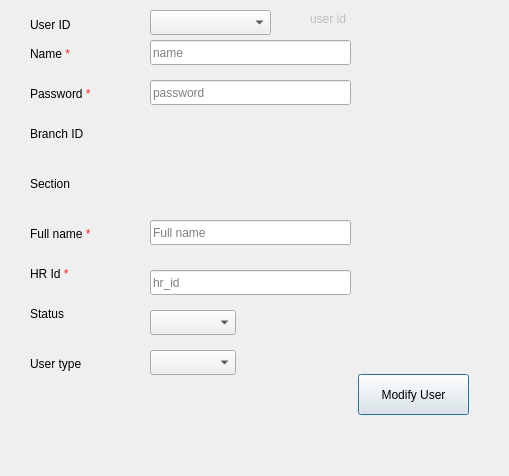
<?xml version="1.0" encoding="UTF-8"?>
<ui version="4.0">
 <class>Dialog</class>
 <widget class="QDialog" name="Dialog">
  <property name="geometry">
   <rect>
    <x>0</x>
    <y>0</y>
    <width>509</width>
    <height>476</height>
   </rect>
  </property>
  <property name="minimumSize">
   <size>
    <width>509</width>
    <height>476</height>
   </size>
  </property>
  <property name="maximumSize">
   <size>
    <width>509</width>
    <height>476</height>
   </size>
  </property>
  <property name="windowTitle">
   <string>User</string>
  </property>
  <widget class="QLineEdit" name="LE_name">
   <property name="geometry">
    <rect>
     <x>150</x>
     <y>40</y>
     <width>201</width>
     <height>25</height>
    </rect>
   </property>
   <property name="placeholderText">
    <string>name</string>
   </property>
  </widget>
  <widget class="QLineEdit" name="LE_password">
   <property name="geometry">
    <rect>
     <x>150</x>
     <y>80</y>
     <width>201</width>
     <height>25</height>
    </rect>
   </property>
   <property name="text">
    <string/>
   </property>
   <property name="maxLength">
    <number>32767</number>
   </property>
   <property name="echoMode">
    <enum>QLineEdit::Password</enum>
   </property>
   <property name="placeholderText">
    <string>password</string>
   </property>
  </widget>
  <widget class="QLineEdit" name="LE_hrId">
   <property name="geometry">
    <rect>
     <x>150</x>
     <y>270</y>
     <width>201</width>
     <height>25</height>
    </rect>
   </property>
   <property name="text">
    <string/>
   </property>
   <property name="maxLength">
    <number>32767</number>
   </property>
   <property name="placeholderText">
    <string>hr_id</string>
   </property>
  </widget>
  <widget class="QLineEdit" name="LE_fullName">
   <property name="geometry">
    <rect>
     <x>150</x>
     <y>220</y>
     <width>201</width>
     <height>25</height>
    </rect>
   </property>
   <property name="placeholderText">
    <string>Full name</string>
   </property>
  </widget>
  <widget class="QComboBox" name="CMB_userType">
   <property name="geometry">
    <rect>
     <x>150</x>
     <y>350</y>
     <width>86</width>
     <height>25</height>
    </rect>
   </property>
  </widget>
  <widget class="QComboBox" name="CMB_userStatus">
   <property name="geometry">
    <rect>
     <x>150</x>
     <y>310</y>
     <width>86</width>
     <height>25</height>
    </rect>
   </property>
  </widget>
  <widget class="QPushButton" name="BTN_modifyUser">
   <property name="geometry">
    <rect>
     <x>358</x>
     <y>374</y>
     <width>111</width>
     <height>41</height>
    </rect>
   </property>
   <property name="font">
    <font>
     <pointsize>9</pointsize>
    </font>
   </property>
   <property name="text">
    <string>Modify User</string>
   </property>
  </widget>
  <widget class="QLabel" name="label_9">
   <property name="geometry">
    <rect>
     <x>30</x>
     <y>10</y>
     <width>99</width>
     <height>29</height>
    </rect>
   </property>
   <property name="text">
    <string>User ID</string>
   </property>
  </widget>
  <widget class="QComboBox" name="CMB_userName">
   <property name="geometry">
    <rect>
     <x>150</x>
     <y>10</y>
     <width>121</width>
     <height>25</height>
    </rect>
   </property>
  </widget>
  <widget class="QLabel" name="LB_userID">
   <property name="enabled">
    <bool>false</bool>
   </property>
   <property name="geometry">
    <rect>
     <x>310</x>
     <y>10</y>
     <width>151</width>
     <height>17</height>
    </rect>
   </property>
   <property name="frameShape">
    <enum>QFrame::NoFrame</enum>
   </property>
   <property name="text">
    <string>user id</string>
   </property>
  </widget>
  <widget class="QLabel" name="label_6">
   <property name="geometry">
    <rect>
     <x>30</x>
     <y>40</y>
     <width>99</width>
     <height>29</height>
    </rect>
   </property>
   <property name="text">
    <string>&lt;html&gt;&lt;head/&gt;&lt;body&gt;&lt;p&gt;Name &lt;span style=&quot; color:#ef2929;&quot;&gt;*&lt;/span&gt;&lt;/p&gt;&lt;/body&gt;&lt;/html&gt;</string>
   </property>
  </widget>
  <widget class="QLabel" name="label_4">
   <property name="geometry">
    <rect>
     <x>30</x>
     <y>260</y>
     <width>99</width>
     <height>29</height>
    </rect>
   </property>
   <property name="text">
    <string>&lt;html&gt;&lt;head/&gt;&lt;body&gt;&lt;p&gt;HR Id &lt;span style=&quot; color:#ef2929;&quot;&gt;*&lt;/span&gt;&lt;/p&gt;&lt;/body&gt;&lt;/html&gt;</string>
   </property>
  </widget>
  <widget class="QLabel" name="label_2">
   <property name="geometry">
    <rect>
     <x>30</x>
     <y>80</y>
     <width>99</width>
     <height>29</height>
    </rect>
   </property>
   <property name="text">
    <string>&lt;html&gt;&lt;head/&gt;&lt;body&gt;&lt;p&gt;Password &lt;span style=&quot; color:#ef2929;&quot;&gt;*&lt;/span&gt;&lt;/p&gt;&lt;/body&gt;&lt;/html&gt;</string>
   </property>
  </widget>
  <widget class="QLabel" name="label_3">
   <property name="geometry">
    <rect>
     <x>30</x>
     <y>220</y>
     <width>99</width>
     <height>29</height>
    </rect>
   </property>
   <property name="text">
    <string>&lt;html&gt;&lt;head/&gt;&lt;body&gt;&lt;p&gt;Full name &lt;span style=&quot; color:#ef2929;&quot;&gt;*&lt;/span&gt;&lt;/p&gt;&lt;/body&gt;&lt;/html&gt;</string>
   </property>
  </widget>
  <widget class="QLabel" name="label_7">
   <property name="geometry">
    <rect>
     <x>30</x>
     <y>350</y>
     <width>99</width>
     <height>29</height>
    </rect>
   </property>
   <property name="text">
    <string>&lt;html&gt;&lt;head/&gt;&lt;body&gt;&lt;p&gt;User type &lt;/p&gt;&lt;/body&gt;&lt;/html&gt;
                </string>
   </property>
  </widget>
  <widget class="QLabel" name="label_5">
   <property name="geometry">
    <rect>
     <x>30</x>
     <y>300</y>
     <width>99</width>
     <height>29</height>
    </rect>
   </property>
   <property name="text">
    <string>&lt;html&gt;&lt;head/&gt;&lt;body&gt;&lt;p&gt;Status &lt;/p&gt;&lt;/body&gt;&lt;/html&gt;
                </string>
   </property>
  </widget>
  <widget class="QLabel" name="label_8">
   <property name="geometry">
    <rect>
     <x>30</x>
     <y>120</y>
     <width>99</width>
     <height>29</height>
    </rect>
   </property>
   <property name="text">
    <string>&lt;html&gt;&lt;head/&gt;&lt;body&gt;&lt;p&gt;Branch ID&lt;/p&gt;&lt;/body&gt;&lt;/html&gt;
                </string>
   </property>
  </widget>
  <widget class="QLabel" name="label_10">
   <property name="geometry">
    <rect>
     <x>30</x>
     <y>170</y>
     <width>99</width>
     <height>29</height>
    </rect>
   </property>
   <property name="text">
    <string>&lt;html&gt;&lt;head/&gt;&lt;body&gt;&lt;p&gt;Section&lt;/p&gt;&lt;/body&gt;&lt;/html&gt;
                </string>
   </property>
  </widget>
 </widget>
 <resources/>
 <connections/>
</ui>
